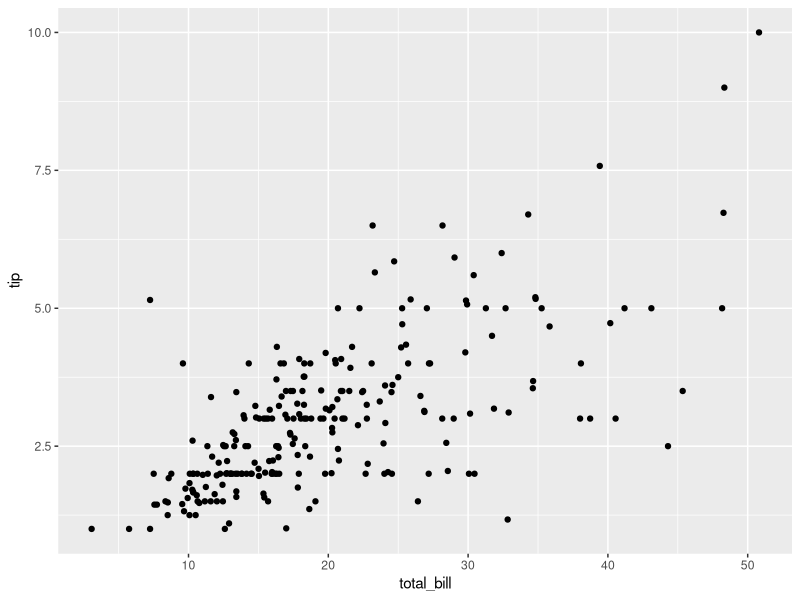
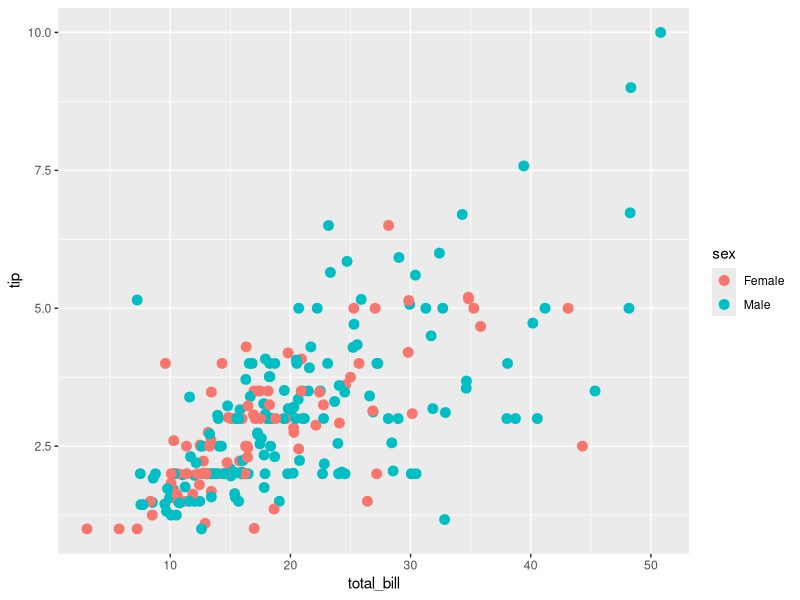

Generate these figures, in order, with R:
username_dir = Sys.getenv("USERNAME")
setwd(paste("C:/Users/", username_dir, "/DSA-Data-Science/BigDataAnalyticscomReMicrosoftAzureMachineLearning/Cap04", sep = ""))
getwd()
windows(width = 15, height = 10)

# Instalando ggplot2
install.packages("ggplot2")
library(ggplot2)

# Plotando um gráfico básico com qplot
data(tips, package = "reshape2") # Carrega o dataset tips
View(tips) # Visualiza o dataset
qplot(total_bill, tip, data = tips, geom = "point") # Cria um gráfico de 

# Construir um gráfico camada por camada

# Camada 1
camada1 <- geom_point(
    mapping = aes(x = total_bill, y = tip, color = sex), # Mapeamento dos dados
    data = tips, # Dataset
    size = 3 # Tamanho dos pontos
)
ggplot() + camada1 # Adiciona a camada 1 ao gráfico


